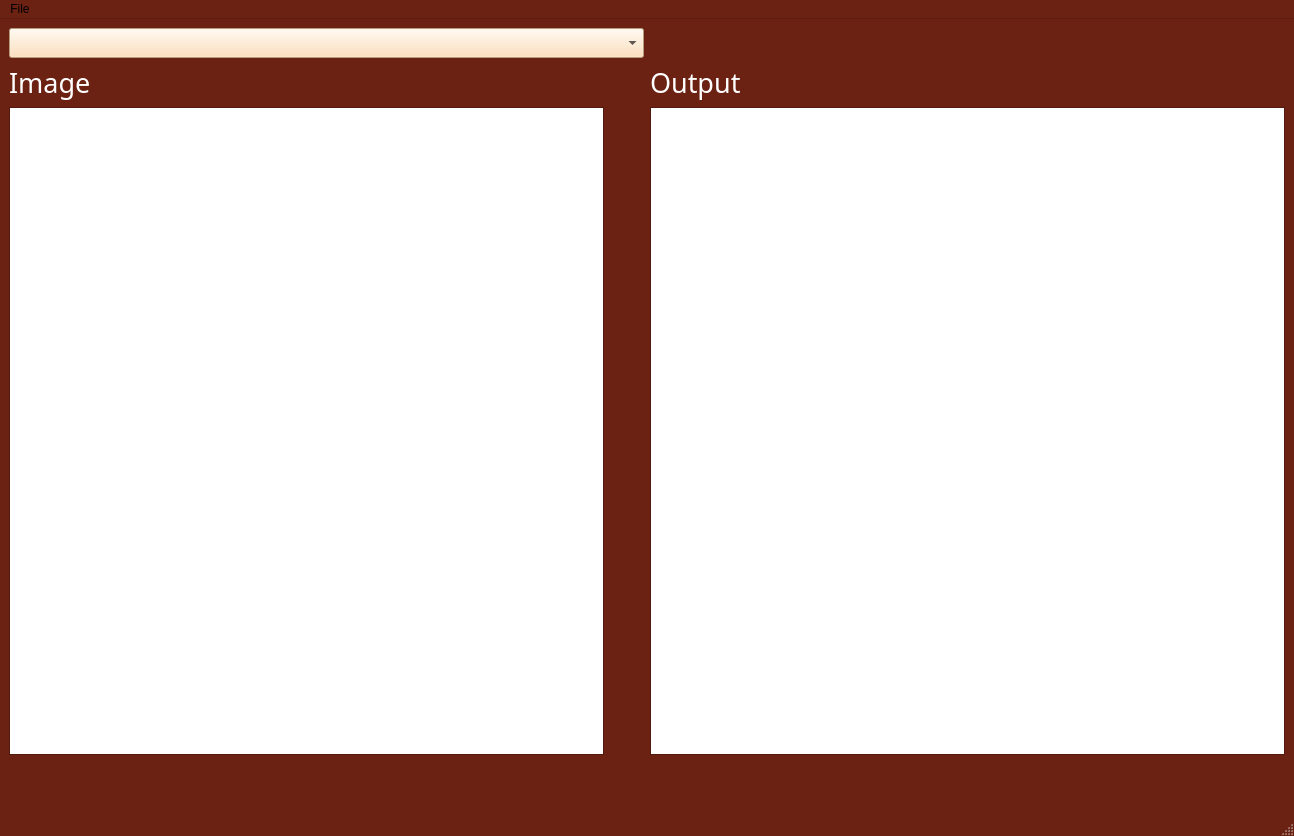
<?xml version="1.0" encoding="UTF-8"?>
<ui version="4.0">
 <class>MainWindow</class>
 <widget class="QMainWindow" name="MainWindow">
  <property name="geometry">
   <rect>
    <x>0</x>
    <y>0</y>
    <width>1294</width>
    <height>836</height>
   </rect>
  </property>
  <property name="palette">
   <palette>
    <active>
     <colorrole role="WindowText">
      <brush brushstyle="SolidPattern">
       <color alpha="255">
        <red>255</red>
        <green>255</green>
        <blue>255</blue>
       </color>
      </brush>
     </colorrole>
     <colorrole role="Button">
      <brush brushstyle="SolidPattern">
       <color alpha="255">
        <red>255</red>
        <green>170</green>
        <blue>127</blue>
       </color>
      </brush>
     </colorrole>
     <colorrole role="Light">
      <brush brushstyle="SolidPattern">
       <color alpha="255">
        <red>255</red>
        <green>255</green>
        <blue>255</blue>
       </color>
      </brush>
     </colorrole>
     <colorrole role="Dark">
      <brush brushstyle="SolidPattern">
       <color alpha="255">
        <red>136</red>
        <green>132</green>
        <blue>131</blue>
       </color>
      </brush>
     </colorrole>
     <colorrole role="Text">
      <brush brushstyle="SolidPattern">
       <color alpha="255">
        <red>0</red>
        <green>0</green>
        <blue>0</blue>
       </color>
      </brush>
     </colorrole>
     <colorrole role="ButtonText">
      <brush brushstyle="SolidPattern">
       <color alpha="255">
        <red>0</red>
        <green>0</green>
        <blue>0</blue>
       </color>
      </brush>
     </colorrole>
     <colorrole role="Base">
      <brush brushstyle="SolidPattern">
       <color alpha="255">
        <red>255</red>
        <green>255</green>
        <blue>255</blue>
       </color>
      </brush>
     </colorrole>
     <colorrole role="Window">
      <brush brushstyle="SolidPattern">
       <color alpha="255">
        <red>107</red>
        <green>34</green>
        <blue>19</blue>
       </color>
      </brush>
     </colorrole>
     <colorrole role="Shadow">
      <brush brushstyle="SolidPattern">
       <color alpha="255">
        <red>0</red>
        <green>0</green>
        <blue>0</blue>
       </color>
      </brush>
     </colorrole>
     <colorrole role="PlaceholderText">
      <brush brushstyle="SolidPattern">
       <color alpha="128">
        <red>0</red>
        <green>0</green>
        <blue>0</blue>
       </color>
      </brush>
     </colorrole>
    </active>
    <inactive>
     <colorrole role="WindowText">
      <brush brushstyle="SolidPattern">
       <color alpha="255">
        <red>255</red>
        <green>255</green>
        <blue>255</blue>
       </color>
      </brush>
     </colorrole>
     <colorrole role="Button">
      <brush brushstyle="SolidPattern">
       <color alpha="255">
        <red>255</red>
        <green>170</green>
        <blue>127</blue>
       </color>
      </brush>
     </colorrole>
     <colorrole role="Light">
      <brush brushstyle="SolidPattern">
       <color alpha="255">
        <red>255</red>
        <green>255</green>
        <blue>255</blue>
       </color>
      </brush>
     </colorrole>
     <colorrole role="Dark">
      <brush brushstyle="SolidPattern">
       <color alpha="255">
        <red>136</red>
        <green>132</green>
        <blue>131</blue>
       </color>
      </brush>
     </colorrole>
     <colorrole role="Text">
      <brush brushstyle="SolidPattern">
       <color alpha="255">
        <red>0</red>
        <green>0</green>
        <blue>0</blue>
       </color>
      </brush>
     </colorrole>
     <colorrole role="ButtonText">
      <brush brushstyle="SolidPattern">
       <color alpha="255">
        <red>0</red>
        <green>0</green>
        <blue>0</blue>
       </color>
      </brush>
     </colorrole>
     <colorrole role="Base">
      <brush brushstyle="SolidPattern">
       <color alpha="255">
        <red>255</red>
        <green>255</green>
        <blue>255</blue>
       </color>
      </brush>
     </colorrole>
     <colorrole role="Window">
      <brush brushstyle="SolidPattern">
       <color alpha="255">
        <red>107</red>
        <green>34</green>
        <blue>19</blue>
       </color>
      </brush>
     </colorrole>
     <colorrole role="Shadow">
      <brush brushstyle="SolidPattern">
       <color alpha="255">
        <red>0</red>
        <green>0</green>
        <blue>0</blue>
       </color>
      </brush>
     </colorrole>
     <colorrole role="PlaceholderText">
      <brush brushstyle="SolidPattern">
       <color alpha="128">
        <red>0</red>
        <green>0</green>
        <blue>0</blue>
       </color>
      </brush>
     </colorrole>
    </inactive>
    <disabled>
     <colorrole role="WindowText">
      <brush brushstyle="SolidPattern">
       <color alpha="255">
        <red>136</red>
        <green>132</green>
        <blue>131</blue>
       </color>
      </brush>
     </colorrole>
     <colorrole role="Button">
      <brush brushstyle="SolidPattern">
       <color alpha="255">
        <red>255</red>
        <green>170</green>
        <blue>127</blue>
       </color>
      </brush>
     </colorrole>
     <colorrole role="Light">
      <brush brushstyle="SolidPattern">
       <color alpha="255">
        <red>255</red>
        <green>255</green>
        <blue>255</blue>
       </color>
      </brush>
     </colorrole>
     <colorrole role="Dark">
      <brush brushstyle="SolidPattern">
       <color alpha="255">
        <red>136</red>
        <green>132</green>
        <blue>131</blue>
       </color>
      </brush>
     </colorrole>
     <colorrole role="Text">
      <brush brushstyle="SolidPattern">
       <color alpha="255">
        <red>136</red>
        <green>132</green>
        <blue>131</blue>
       </color>
      </brush>
     </colorrole>
     <colorrole role="ButtonText">
      <brush brushstyle="SolidPattern">
       <color alpha="255">
        <red>136</red>
        <green>132</green>
        <blue>131</blue>
       </color>
      </brush>
     </colorrole>
     <colorrole role="Base">
      <brush brushstyle="SolidPattern">
       <color alpha="255">
        <red>107</red>
        <green>34</green>
        <blue>19</blue>
       </color>
      </brush>
     </colorrole>
     <colorrole role="Window">
      <brush brushstyle="SolidPattern">
       <color alpha="255">
        <red>107</red>
        <green>34</green>
        <blue>19</blue>
       </color>
      </brush>
     </colorrole>
     <colorrole role="Shadow">
      <brush brushstyle="SolidPattern">
       <color alpha="255">
        <red>0</red>
        <green>0</green>
        <blue>0</blue>
       </color>
      </brush>
     </colorrole>
     <colorrole role="PlaceholderText">
      <brush brushstyle="SolidPattern">
       <color alpha="128">
        <red>0</red>
        <green>0</green>
        <blue>0</blue>
       </color>
      </brush>
     </colorrole>
    </disabled>
   </palette>
  </property>
  <property name="windowTitle">
   <string>MainWindow</string>
  </property>
  <widget class="QWidget" name="centralwidget">
   <layout class="QGridLayout" name="gridLayout_5">
    <item row="1" column="0">
     <layout class="QGridLayout" name="gridLayout">
      <item row="2" column="1">
       <spacer name="horizontalSpacer_3">
        <property name="orientation">
         <enum>Qt::Horizontal</enum>
        </property>
        <property name="sizeType">
         <enum>QSizePolicy::Maximum</enum>
        </property>
        <property name="sizeHint" stdset="0">
         <size>
          <width>40</width>
          <height>20</height>
         </size>
        </property>
       </spacer>
      </item>
      <item row="2" column="0">
       <widget class="MplWidget" name="graphicsView">
        <property name="enabled">
         <bool>true</bool>
        </property>
       </widget>
      </item>
      <item row="1" column="0">
       <widget class="QLabel" name="label">
        <property name="font">
         <font>
          <family>Kalam Light</family>
          <pointsize>20</pointsize>
         </font>
        </property>
        <property name="text">
         <string>Image </string>
        </property>
       </widget>
      </item>
      <item row="3" column="0">
       <spacer name="verticalSpacer">
        <property name="orientation">
         <enum>Qt::Vertical</enum>
        </property>
        <property name="sizeType">
         <enum>QSizePolicy::Maximum</enum>
        </property>
        <property name="sizeHint" stdset="0">
         <size>
          <width>20</width>
          <height>50</height>
         </size>
        </property>
       </spacer>
      </item>
     </layout>
    </item>
    <item row="0" column="0">
     <widget class="QComboBox" name="comboBox">
      <property name="palette">
       <palette>
        <active>
         <colorrole role="Button">
          <brush brushstyle="SolidPattern">
           <color alpha="255">
            <red>255</red>
            <green>218</green>
            <blue>171</blue>
           </color>
          </brush>
         </colorrole>
         <colorrole role="Base">
          <brush brushstyle="SolidPattern">
           <color alpha="255">
            <red>255</red>
            <green>218</green>
            <blue>171</blue>
           </color>
          </brush>
         </colorrole>
         <colorrole role="Window">
          <brush brushstyle="SolidPattern">
           <color alpha="255">
            <red>255</red>
            <green>218</green>
            <blue>171</blue>
           </color>
          </brush>
         </colorrole>
         <colorrole role="Highlight">
          <brush brushstyle="SolidPattern">
           <color alpha="255">
            <red>254</red>
            <green>217</green>
            <blue>170</blue>
           </color>
          </brush>
         </colorrole>
         <colorrole role="HighlightedText">
          <brush brushstyle="SolidPattern">
           <color alpha="255">
            <red>0</red>
            <green>0</green>
            <blue>0</blue>
           </color>
          </brush>
         </colorrole>
         <colorrole role="PlaceholderText">
          <brush brushstyle="SolidPattern">
           <color alpha="128">
            <red>255</red>
            <green>170</green>
            <blue>127</blue>
           </color>
          </brush>
         </colorrole>
        </active>
        <inactive>
         <colorrole role="Button">
          <brush brushstyle="SolidPattern">
           <color alpha="255">
            <red>255</red>
            <green>218</green>
            <blue>171</blue>
           </color>
          </brush>
         </colorrole>
         <colorrole role="Base">
          <brush brushstyle="SolidPattern">
           <color alpha="255">
            <red>255</red>
            <green>218</green>
            <blue>171</blue>
           </color>
          </brush>
         </colorrole>
         <colorrole role="Window">
          <brush brushstyle="SolidPattern">
           <color alpha="255">
            <red>255</red>
            <green>218</green>
            <blue>171</blue>
           </color>
          </brush>
         </colorrole>
         <colorrole role="Highlight">
          <brush brushstyle="SolidPattern">
           <color alpha="255">
            <red>254</red>
            <green>217</green>
            <blue>170</blue>
           </color>
          </brush>
         </colorrole>
         <colorrole role="HighlightedText">
          <brush brushstyle="SolidPattern">
           <color alpha="255">
            <red>0</red>
            <green>0</green>
            <blue>0</blue>
           </color>
          </brush>
         </colorrole>
         <colorrole role="PlaceholderText">
          <brush brushstyle="SolidPattern">
           <color alpha="128">
            <red>255</red>
            <green>170</green>
            <blue>127</blue>
           </color>
          </brush>
         </colorrole>
        </inactive>
        <disabled>
         <colorrole role="Button">
          <brush brushstyle="SolidPattern">
           <color alpha="255">
            <red>255</red>
            <green>218</green>
            <blue>171</blue>
           </color>
          </brush>
         </colorrole>
         <colorrole role="Base">
          <brush brushstyle="SolidPattern">
           <color alpha="255">
            <red>255</red>
            <green>218</green>
            <blue>171</blue>
           </color>
          </brush>
         </colorrole>
         <colorrole role="Window">
          <brush brushstyle="SolidPattern">
           <color alpha="255">
            <red>255</red>
            <green>218</green>
            <blue>171</blue>
           </color>
          </brush>
         </colorrole>
         <colorrole role="Highlight">
          <brush brushstyle="SolidPattern">
           <color alpha="255">
            <red>51</red>
            <green>153</green>
            <blue>255</blue>
           </color>
          </brush>
         </colorrole>
         <colorrole role="HighlightedText">
          <brush brushstyle="SolidPattern">
           <color alpha="255">
            <red>0</red>
            <green>0</green>
            <blue>0</blue>
           </color>
          </brush>
         </colorrole>
         <colorrole role="PlaceholderText">
          <brush brushstyle="SolidPattern">
           <color alpha="128">
            <red>255</red>
            <green>170</green>
            <blue>127</blue>
           </color>
          </brush>
         </colorrole>
        </disabled>
       </palette>
      </property>
      <property name="font">
       <font>
        <family>Kalam Light</family>
        <pointsize>11</pointsize>
       </font>
      </property>
      <property name="autoFillBackground">
       <bool>false</bool>
      </property>
      <property name="styleSheet">
       <string notr="true">background:rgb(255, 218, 171)</string>
      </property>
      <item>
       <property name="text">
        <string/>
       </property>
      </item>
      <item>
       <property name="text">
        <string>Kmeans</string>
       </property>
      </item>
      <item>
       <property name="text">
        <string>Mean Shift</string>
       </property>
      </item>
      <item>
       <property name="text">
        <string>Multilevel_otsu</string>
       </property>
      </item>
      <item>
       <property name="text">
        <string>Multilevel_otsu_local</string>
       </property>
      </item>
      <item>
       <property name="text">
        <string>Optimal Thresholding</string>
       </property>
      </item>
      <item>
       <property name="text">
        <string>Optimal Thresholding local</string>
       </property>
      </item>
      <item>
       <property name="text">
        <string>Region Growing</string>
       </property>
      </item>
      <item>
       <property name="text">
        <string>Agglomerative</string>
       </property>
      </item>
     </widget>
    </item>
    <item row="1" column="1">
     <layout class="QGridLayout" name="gridLayout_4">
      <item row="2" column="0">
       <spacer name="verticalSpacer_2">
        <property name="orientation">
         <enum>Qt::Vertical</enum>
        </property>
        <property name="sizeType">
         <enum>QSizePolicy::Maximum</enum>
        </property>
        <property name="sizeHint" stdset="0">
         <size>
          <width>20</width>
          <height>50</height>
         </size>
        </property>
       </spacer>
      </item>
      <item row="0" column="0">
       <widget class="QLabel" name="label_2">
        <property name="palette">
         <palette>
          <active>
           <colorrole role="Text">
            <brush brushstyle="SolidPattern">
             <color alpha="255">
              <red>255</red>
              <green>255</green>
              <blue>255</blue>
             </color>
            </brush>
           </colorrole>
           <colorrole role="PlaceholderText">
            <brush brushstyle="SolidPattern">
             <color alpha="128">
              <red>255</red>
              <green>255</green>
              <blue>255</blue>
             </color>
            </brush>
           </colorrole>
          </active>
          <inactive>
           <colorrole role="Text">
            <brush brushstyle="SolidPattern">
             <color alpha="255">
              <red>255</red>
              <green>255</green>
              <blue>255</blue>
             </color>
            </brush>
           </colorrole>
           <colorrole role="PlaceholderText">
            <brush brushstyle="SolidPattern">
             <color alpha="128">
              <red>255</red>
              <green>255</green>
              <blue>255</blue>
             </color>
            </brush>
           </colorrole>
          </inactive>
          <disabled>
           <colorrole role="Text">
            <brush brushstyle="SolidPattern">
             <color alpha="255">
              <red>120</red>
              <green>120</green>
              <blue>120</blue>
             </color>
            </brush>
           </colorrole>
           <colorrole role="PlaceholderText">
            <brush brushstyle="SolidPattern">
             <color alpha="128">
              <red>0</red>
              <green>0</green>
              <blue>0</blue>
             </color>
            </brush>
           </colorrole>
          </disabled>
         </palette>
        </property>
        <property name="font">
         <font>
          <family>Kalam Light</family>
          <pointsize>20</pointsize>
         </font>
        </property>
        <property name="text">
         <string>Output </string>
        </property>
       </widget>
      </item>
      <item row="1" column="0">
       <widget class="MplWidget" name="graphicsView_2"/>
      </item>
     </layout>
    </item>
   </layout>
  </widget>
  <widget class="QMenuBar" name="menubar">
   <property name="geometry">
    <rect>
     <x>0</x>
     <y>0</y>
     <width>1294</width>
     <height>26</height>
    </rect>
   </property>
   <widget class="QMenu" name="menuFile">
    <property name="title">
     <string>File</string>
    </property>
    <addaction name="load1"/>
   </widget>
   <addaction name="menuFile"/>
  </widget>
  <widget class="QStatusBar" name="statusbar"/>
  <action name="load1">
   <property name="text">
    <string>Load img</string>
   </property>
   <property name="shortcut">
    <string>Ctrl+1</string>
   </property>
  </action>
  <action name="load2">
   <property name="text">
    <string>Load img2</string>
   </property>
   <property name="shortcut">
    <string>Ctrl+2</string>
   </property>
  </action>
 </widget>
 <customwidgets>
  <customwidget>
   <class>MplWidget</class>
   <extends>QGraphicsView</extends>
   <header>mplwidget.h</header>
  </customwidget>
 </customwidgets>
 <resources/>
 <connections/>
</ui>
